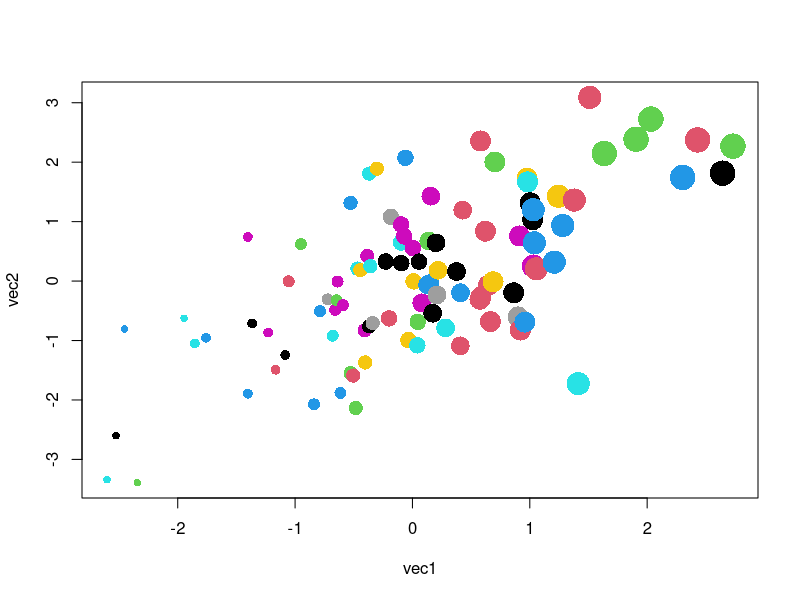

This chart was generated by the following R code:
### 応用プログラミング3
### 第1回　ガイダンス、Rプログラミングの基本
### 週次課題　解答
### 

#--------------------------------------------------------------------#
# 以下に、問題文の意図を実現するRプログラムを記述してください。
# Posit Cloud上で実行できることを確認し、提出してください。
# プログラムの内容について、適宜コメントを記述してください。
# 1行1行コメントする必要はありませんが、「何をしようとしているか」がわかるように
# してください。コメントの一切ないプログラムは、評価が下がります。
#--------------------------------------------------------------------#

# Q1: ベクトルの作成 (1)
# 300から500までの連続した整数 (300, 301, 302, ..., 499, 500) を要素に持つ
# ベクトル a を作成し、表示してください。

a <- 300:500
a


#--------------------------------------------------------------------#

# Q2: ベクトルの作成 (2)
# "17, 21, 46, 76" を要素に持つベクトル b を作成し、表示してください。

b <- c(17, 21, 46, 76)
b


#--------------------------------------------------------------------#

# Q3: 行列の作成
# 10から18までの連続した整数を要素に持つベクトルを引数に、3x3の行列 mat を作成し、
# 表示してください。その際、要素を行方向から並べる (下図参照) ようにしてください。
#
# 参考: 作成する行列の構造
# 
# 10 11 12
# 13 14 15
# 16 17 18

mat <- matrix(10:18, nrow = 3, byrow = TRUE)
mat


#--------------------------------------------------------------------#

# Q4: 行列の操作
# Q3で作成した mat について、以下の操作を行ってください。

## mat の1行目を出力してください。

mat[1, ]


## mat の2列目と3列目を出力してください。

mat[, 2:3]


## mat の1行目と3行目を出力してください。

mat[c(1, 3), ]


#--------------------------------------------------------------------#

# Q5: 関数の使用
# 以下の乱数を生成するプログラムを実行し、得られたベクトル vec1-vec4 を用いて、
# 散布図を作成してください。

## 以下のプログラムを実行してください。

## ここから ##
vec1 <- sort(rnorm(100))
vec2 <- vec1 * 0.7 + rnorm(100)
vec3 <- sort(sample(seq(1, 3.5, 0.3), 100, replace = TRUE))
vec4 <- sample(palette(), 100, replace = TRUE)
## ここまで ##

#--------------------------------------------------------------------#

## 散布図を作成してください。
## その際、以下のように指定してください。
# x軸: vec1
# y軸: vec2
# データ点の大きさ: vec3
# 色: vec4
# データ点の形状: 16 (固定)

plot(x = vec1, y = vec2, cex = vec3, col = vec4, pch = 16)

#--------------------------------------------------------------------#
